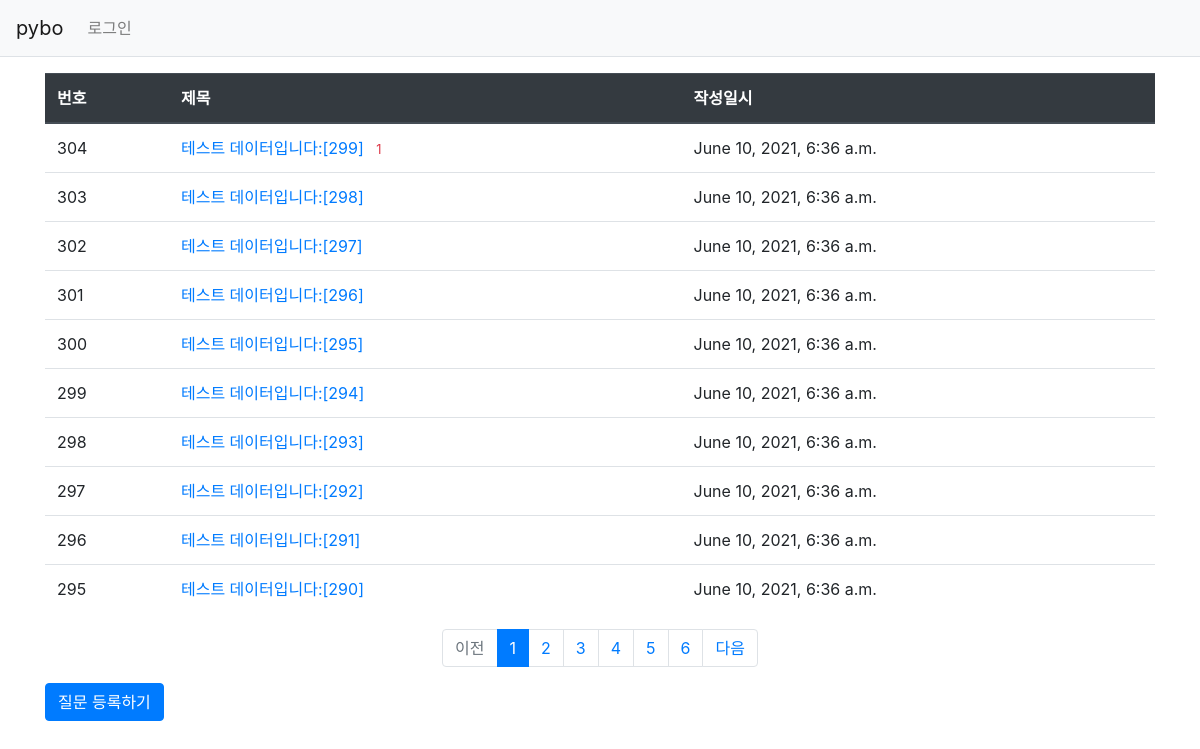
Screenshot of /pybo/ with the database file from the repository.
### pybo/models.py (models this page shows, shortened)
class Question(models.Model):
    subject = models.CharField(max_length=200)
    content = models.TextField()
    create_date = models.DateTimeField()

### pybo/views.py (the view)
# urls.py: path('', views.index, name='index'),
def index(request):
    page = request.GET.get('page','1') # 페이지
    question_list = Question.objects.order_by('-create_date')
    paginator = Paginator(question_list, 10) #페이지당 10개씩 보여주기
    page_obj = paginator.get_page(page)
    context = {'question_list': page_obj}
    return render(request, 'pybo/question_list.html', context)

### pybo/templatetags/pybo_filter.py (called while the page is built)
@register.filter
def sub(value, arg):
    return value - arg

### templates/pybo/question_list.html
{% extends 'base.html' %}
{% block content %}
{% load pybo_filter %}
<div class="container my-3">
    <table class="table">
        <thead>
        <tr class="thead-dark">
            <th>번호</th>
            <th>제목</th>
            <th>작성일시</th>
        </tr>
        </thead>
        <tbody>
        {% if question_list %}
        {% for question in question_list %}
        <tr>
            <td>{{ question_list.paginator.count|sub:question_list.start_index|sub:forloop.counter0|add:1 }}</td>
            <td>
                <a href="{% url 'pybo:detail' question.id %}">{{ question.subject }}
                    {% if question.answer_set.count > 0 %}
                    <span class="text-danger small ml-2">
                        {{ question.answer_set.count }}
                    </span>
                    {% endif %}
                </a>
            </td>
            <td>{{ question.create_date }}</td>
        </tr>
        {% endfor %}
        {% else %}
        <tr>
            <td colspan="3">질문이 없습니다.</td>
        </tr>
        {% endif %}
        </tbody>
    </table>
    <ul class="pagination justify-content-center">
        {% if question_list.has_previous %}
        <li class="page-item">
            <a class="page-link" href="?page={{ question_list.previous_page_number }}">이전</a>
        </li>
        {% else %}
        <li class="page-item disabled">
            <a class="page-link" tabindex="-1" aria-disabled="true" href="#">이전</a>
        </li>
        {% endif %}
        {% for page_number in question_list.paginator.page_range %}
        {% if page_number >= question_list.number|add:-5 and page_number <= question_list.number|add:5 %}
            {% if page_number == question_list.number %}
            <li class="page-item active" aria-current="page">
                <a class="page-link" href="?page={{ page_number }}">{{ page_number }}</a>
            </li>
            {% else %}
            <li class="page-item">
                <a class="page-link" href="?page={{ page_number }}">{{ page_number }}</a>
            </li>
            {% endif %}
        {% endif %}
        {% endfor %}
        {% if question_list.has_next %}
        <li class="page-item">
            <a class="page-link" href="?page={{ question_list.next_page_number }}">다음</a>
        </li>
        {% else %}
        <li class="page-item disabled">
            <a class="page-link" tabindex="-1" aria-disabled="true" href="#">다음</a>
        </li>
        {% endif %}
    </ul>
    <a href="{% url 'pybo:question_create' %}" class="btn btn-primary">
        질문 등록하기
    </a>
</div>
{% endblock %}

### rows the page displays
Question: paginator.count|sub "304", subject "테스트 데이터입니다:[299]", answer_set.count "1", create_date "June 10, 2021, 6:36 a.m."
Question: paginator.count|sub "303", subject "테스트 데이터입니다:[298]", create_date "June 10, 2021, 6:36 a.m."
Question: paginator.count|sub "302", subject "테스트 데이터입니다:[297]", create_date "June 10, 2021, 6:36 a.m."
Question: paginator.count|sub "301", subject "테스트 데이터입니다:[296]", create_date "June 10, 2021, 6:36 a.m."
Question: paginator.count|sub "300", subject "테스트 데이터입니다:[295]", create_date "June 10, 2021, 6:36 a.m."
Question: paginator.count|sub "299", subject "테스트 데이터입니다:[294]", create_date "June 10, 2021, 6:36 a.m."
Question: paginator.count|sub "298", subject "테스트 데이터입니다:[293]", create_date "June 10, 2021, 6:36 a.m."
Question: paginator.count|sub "297", subject "테스트 데이터입니다:[292]", create_date "June 10, 2021, 6:36 a.m."
Question: paginator.count|sub "296", subject "테스트 데이터입니다:[291]", create_date "June 10, 2021, 6:36 a.m."
Question: paginator.count|sub "295", subject "테스트 데이터입니다:[290]", create_date "June 10, 2021, 6:36 a.m."

### other values shown
{{ page_number }} "1"
{{ page_number }} "2" "3" "4" "5" "6"
